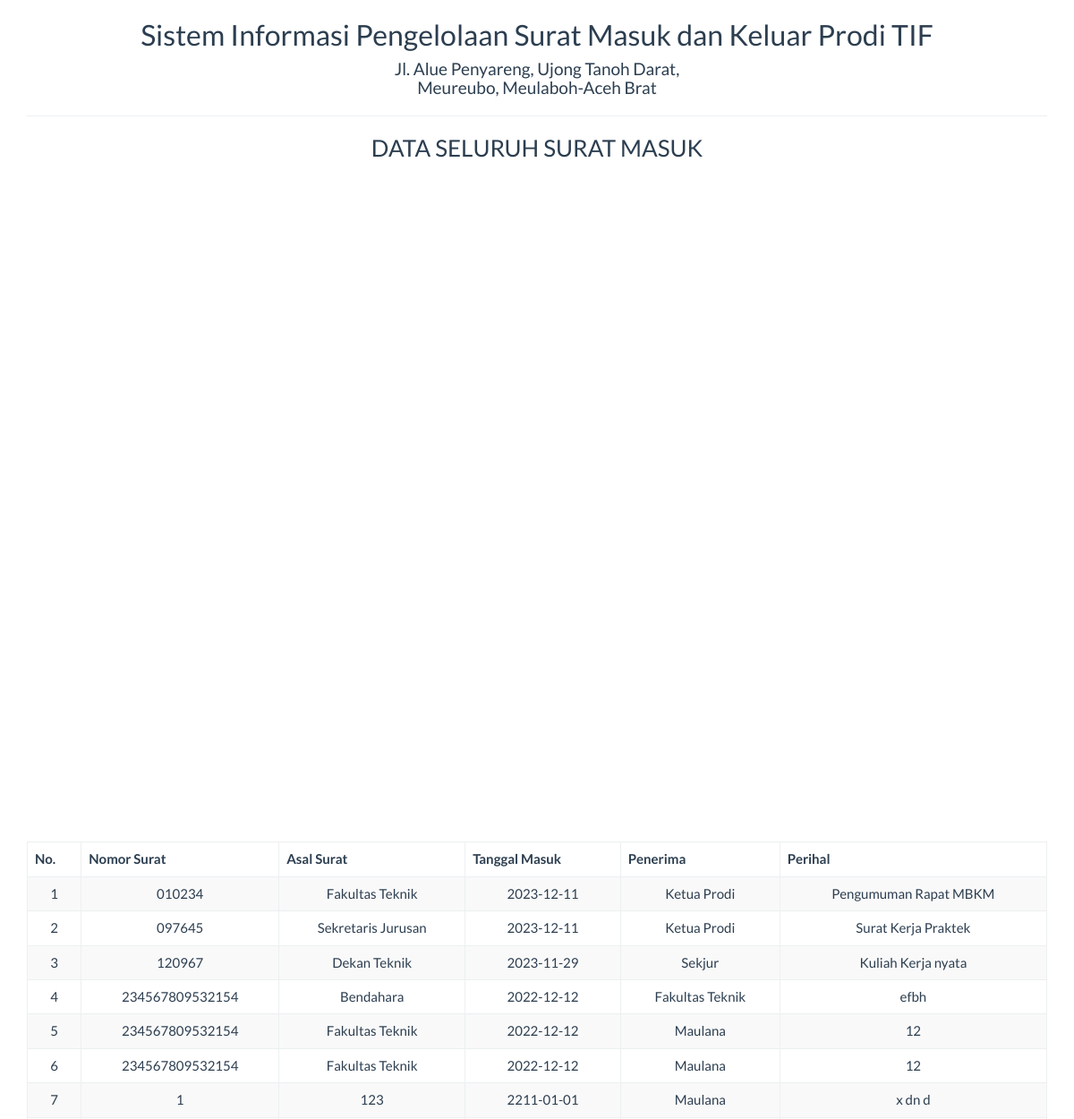
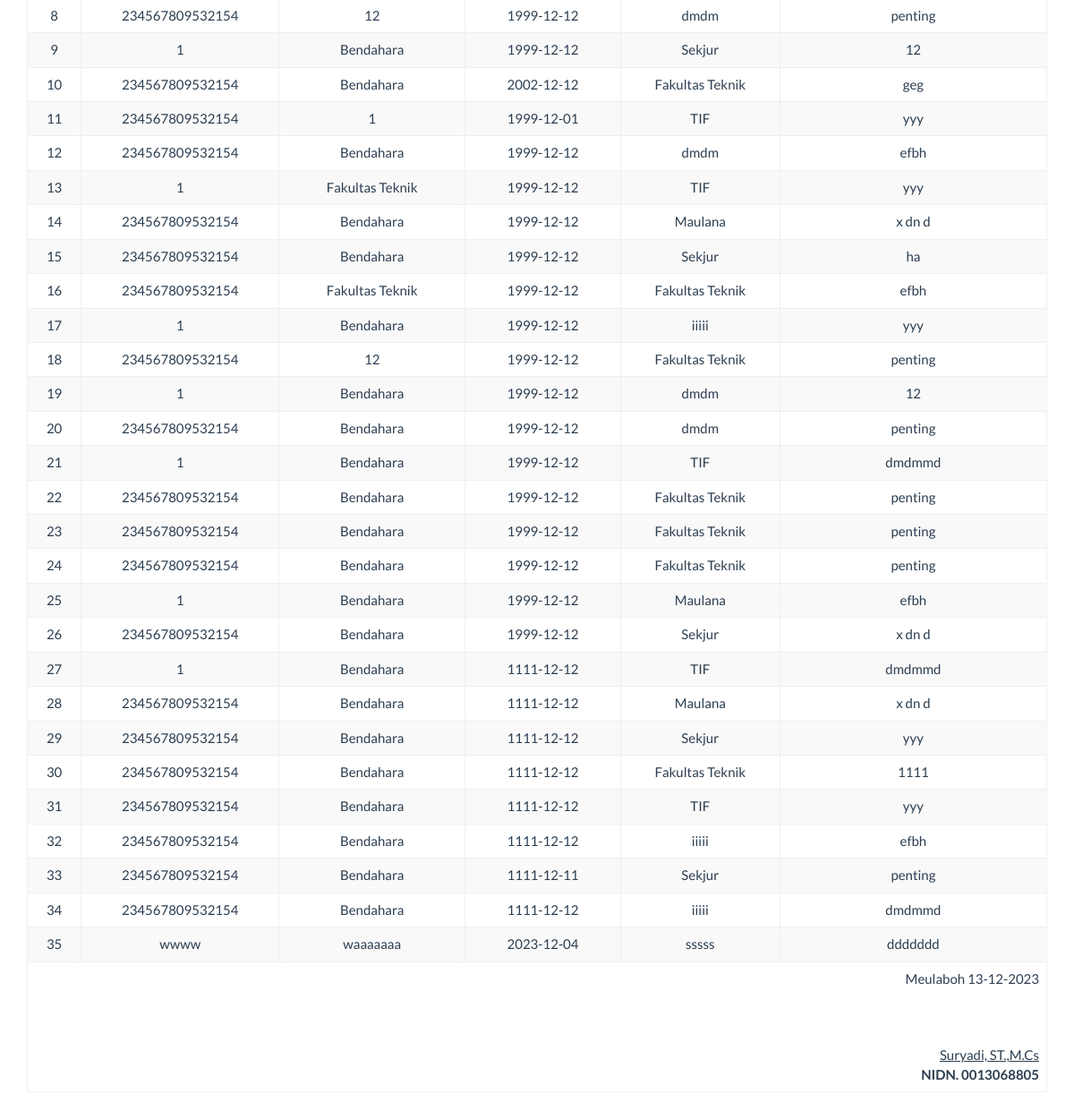
The page /report/s_masuk_semua.php on the database its author committed (2 pictures, top to bottom).
### tables this page shows
CREATE TABLE `tb_suratmasuk` (
  `id` int(5) NOT NULL,
  `no_surat` varchar(15) NOT NULL,
  `asal_surat` varchar(20) NOT NULL,
  `tgl_masuk` date NOT NULL,
  `penerima` varchar(50) NOT NULL,
  `perihal` varchar(50) NOT NULL,
  `pdfFile` text DEFAULT NULL
);

### report/s_masuk_semua.php (the view, shortened to what this page needs)
<!DOCTYPE html>
<html>
    <head>
        <link href="../Assets/css/bootstrap.min.css" rel="stylesheet" type="text/css"/>
    </head>
    <body onload="print()">
        <?php
        include '../config/koneksi.php';
        ?>
        <div class="container">
            <div class='row'>
                <div class="col-sm-12">
                    <div class="text-center">
                        <h2>Sistem Informasi Pengelolaan Surat Masuk dan Keluar Prodi TIF </h2>
                        <h4>Jl. Alue Penyareng, Ujong Tanoh Darat, <br> Meureubo, Meulaboh-Aceh Brat</h4>
                        <hr>
                        <h3>DATA SELURUH SURAT MASUK</h3>
                        <table class="table table-bordered table-striped table-hover">
                        <tbody>
                                <thead>
                                <tr>
                                <th>No.</th>
                                <th>Nomor Surat</th>
                                <th>Asal Surat</th>
                                <th>Tanggal Masuk</th>
                                <th>Penerima</th>
                                <th>Perihal</th>
                            </tr>
								</thead>
							<tbody>
                            <?php
                            $sql = "SELECT * FROM tb_suratmasuk";
                            $query = mysqli_query($koneksi, $sql) or die("SQL Anda Salah");
                            $nomor = 0;
                            while ($data = mysqli_fetch_array($query)) {
                                $nomor++;
                                ?>
                                <tr>
                                    <td><?= $nomor ?></td>
									<td><?= $data['no_surat'] ?></td>
                                    <td><?= $data['asal_surat'] ?></td>
									<td><?= $data['tgl_masuk'] ?></td>
									<td><?= $data['penerima'] ?></td>
									<td><?= $data['perihal'] ?></td>
                                </tr>
                                <br>
                            <?php } ?>
							</tbody>
                        </tbody>
                            <tfoot>
                                <tr>
                                    <td colspan="8" class="text-right">
                                        Meulaboh  <?= date("d-m-Y") ?>
                                        <br><br><br><br>
                                        <u>Suryadi, ST.,M.Cs<strong></u><br>
                                        NIDN. 0013068805
									</td>
								</tr>
							</tfoot>
                        </table>
                    </div>
                </div>
            </div>
    </body>
</html>

### rows shown on the page
tb_suratmasuk: no_surat "010234", asal_surat "Fakultas Teknik", tgl_masuk "2023-12-11", penerima "Ketua Prodi", perihal "Pengumuman Rapat MBKM"
tb_suratmasuk: no_surat "097645", asal_surat "Sekretaris Jurusan", tgl_masuk "2023-12-11", penerima "Ketua Prodi", perihal "Surat Kerja Praktek"
tb_suratmasuk: no_surat "120967", asal_surat "Dekan Teknik", tgl_masuk "2023-11-29", penerima "Sekjur", perihal "Kuliah Kerja nyata"
tb_suratmasuk: no_surat "234567809532154", asal_surat "Bendahara", tgl_masuk "2022-12-12", penerima "Fakultas Teknik", perihal "efbh"
tb_suratmasuk: no_surat "234567809532154", asal_surat "Fakultas Teknik", tgl_masuk "2022-12-12", penerima "Maulana", perihal "12"
tb_suratmasuk: no_surat "234567809532154", asal_surat "Fakultas Teknik", tgl_masuk "2022-12-12", penerima "Maulana", perihal "12"
tb_suratmasuk: no_surat "1", asal_surat "123", tgl_masuk "2211-01-01", penerima "Maulana", perihal "x dn d"
tb_suratmasuk: no_surat "234567809532154", asal_surat "12", tgl_masuk "1999-12-12", penerima "dmdm", perihal "penting"
tb_suratmasuk: no_surat "1", asal_surat "Bendahara", tgl_masuk "1999-12-12", penerima "Sekjur", perihal "12"
tb_suratmasuk: no_surat "234567809532154", asal_surat "Bendahara", tgl_masuk "2002-12-12", penerima "Fakultas Teknik", perihal "geg"
tb_suratmasuk: no_surat "234567809532154", asal_surat "1", tgl_masuk "1999-12-01", penerima "TIF", perihal "yyy"
tb_suratmasuk: no_surat "234567809532154", asal_surat "Bendahara", tgl_masuk "1999-12-12", penerima "dmdm", perihal "efbh"
tb_suratmasuk: no_surat "1", asal_surat "Fakultas Teknik", tgl_masuk "1999-12-12", penerima "TIF", perihal "yyy"
tb_suratmasuk: no_surat "234567809532154", asal_surat "Bendahara", tgl_masuk "1999-12-12", penerima "Maulana", perihal "x dn d"
tb_suratmasuk: no_surat "234567809532154", asal_surat "Bendahara", tgl_masuk "1999-12-12", penerima "Sekjur", perihal "ha"
tb_suratmasuk: no_surat "234567809532154", asal_surat "Fakultas Teknik", tgl_masuk "1999-12-12", penerima "Fakultas Teknik", perihal "efbh"
tb_suratmasuk: no_surat "1", asal_surat "Bendahara", tgl_masuk "1999-12-12", penerima "iiiii", perihal "yyy"
tb_suratmasuk: no_surat "234567809532154", asal_surat "12", tgl_masuk "1999-12-12", penerima "Fakultas Teknik", perihal "penting"
tb_suratmasuk: no_surat "1", asal_surat "Bendahara", tgl_masuk "1999-12-12", penerima "dmdm", perihal "12"
tb_suratmasuk: no_surat "234567809532154", asal_surat "Bendahara", tgl_masuk "1999-12-12", penerima "dmdm", perihal "penting"
tb_suratmasuk: no_surat "1", asal_surat "Bendahara", tgl_masuk "1999-12-12", penerima "TIF", perihal "dmdmmd"
tb_suratmasuk: no_surat "234567809532154", asal_surat "Bendahara", tgl_masuk "1999-12-12", penerima "Fakultas Teknik", perihal "penting"
tb_suratmasuk: no_surat "234567809532154", asal_surat "Bendahara", tgl_masuk "1999-12-12", penerima "Fakultas Teknik", perihal "penting"
tb_suratmasuk: no_surat "234567809532154", asal_surat "Bendahara", tgl_masuk "1999-12-12", penerima "Fakultas Teknik", perihal "penting"
tb_suratmasuk: no_surat "1", asal_surat "Bendahara", tgl_masuk "1999-12-12", penerima "Maulana", perihal "efbh"
tb_suratmasuk: no_surat "234567809532154", asal_surat "Bendahara", tgl_masuk "1999-12-12", penerima "Sekjur", perihal "x dn d"
tb_suratmasuk: no_surat "1", asal_surat "Bendahara", tgl_masuk "1111-12-12", penerima "TIF", perihal "dmdmmd"
tb_suratmasuk: no_surat "234567809532154", asal_surat "Bendahara", tgl_masuk "1111-12-12", penerima "Maulana", perihal "x dn d"
tb_suratmasuk: no_surat "234567809532154", asal_surat "Bendahara", tgl_masuk "1111-12-12", penerima "Sekjur", perihal "yyy"
tb_suratmasuk: no_surat "234567809532154", asal_surat "Bendahara", tgl_masuk "1111-12-12", penerima "Fakultas Teknik", perihal "1111"
tb_suratmasuk: no_surat "234567809532154", asal_surat "Bendahara", tgl_masuk "1111-12-12", penerima "TIF", perihal "yyy"
tb_suratmasuk: no_surat "234567809532154", asal_surat "Bendahara", tgl_masuk "1111-12-12", penerima "iiiii", perihal "efbh"
tb_suratmasuk: no_surat "234567809532154", asal_surat "Bendahara", tgl_masuk "1111-12-11", penerima "Sekjur", perihal "penting"
tb_suratmasuk: no_surat "234567809532154", asal_surat "Bendahara", tgl_masuk "1111-12-12", penerima "iiiii", perihal "dmdmmd"
tb_suratmasuk: no_surat "wwww", asal_surat "waaaaaaa", tgl_masuk "2023-12-04", penerima "sssss", perihal "ddddddd"
